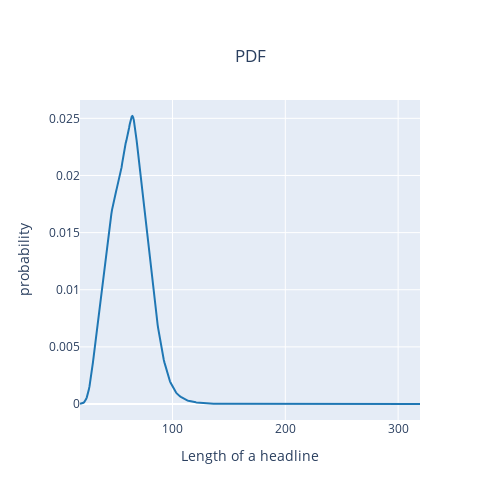

Here is the notebook cell this chart was saved with:
### Markdown cell above
Probability Distribution Function of length of headlines

### Code cell
fig = ff.create_distplot(
            [news_data['headline'].str.len()],
            ['ht'],
            show_hist=False,
            show_rug=False
        )
fig['layout'].update(
        title={
            'text': 'PDF',
            'y': 0.9,
            'x': 0.5,
            'xanchor': 'center', 
            'yanchor': 'top'
        },
        xaxis_title='Length of a headline',
        yaxis_title='probability'
        )
fig.update_layout(showlegend=False, width=500, height=500)
fig

### Figure 1 — Plotly figure (JSON) as saved in the notebook; plotly's stock layout.template omitted (floating-point values rounded to 4 significant figures; data arrays with more than 128 entries replaced by an {"elided": "..."} marker saying what was removed)
{"data": [{"legendgroup": "ht", "marker": {"color": "rgb(31, 119, 180)"}, "mode": "lines", "name": "ht", "showlegend": true, "type": "scatter", "x": {"elided": "500 float values"}, "xaxis": "x", "y": {"elided": "500 float values"}, "yaxis": "y"}], "layout": {"barmode": "overlay", "height": 500, "hovermode": "closest", "legend": {"traceorder": "reversed"}, "showlegend": false, "title": {"text": "PDF", "x": 0.5, "xanchor": "center", "y": 0.9, "yanchor": "top"}, "width": 500, "xaxis": {"anchor": "y2", "domain": [0, 1], "title": {"text": "Length of a headline"}, "zeroline": false}, "yaxis": {"anchor": "free", "domain": [0, 1], "position": 0, "title": {"text": "probability"}}}}
